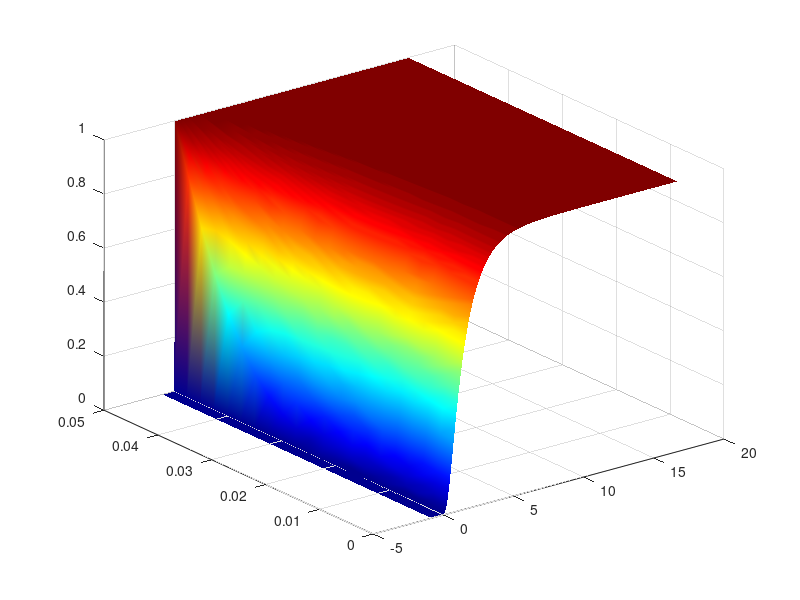
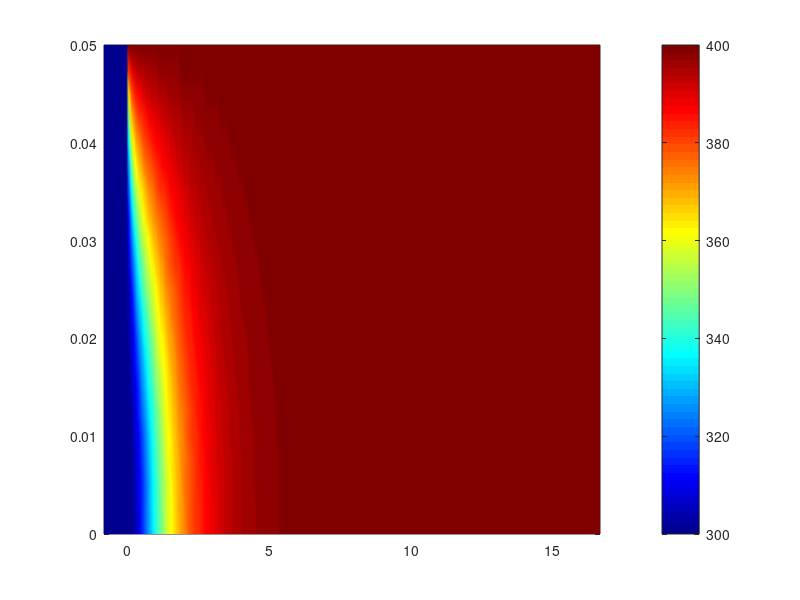
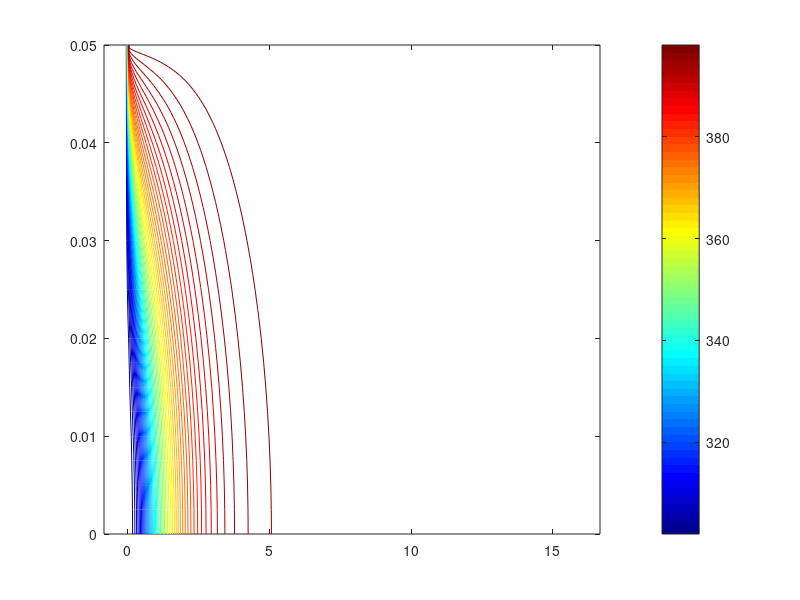
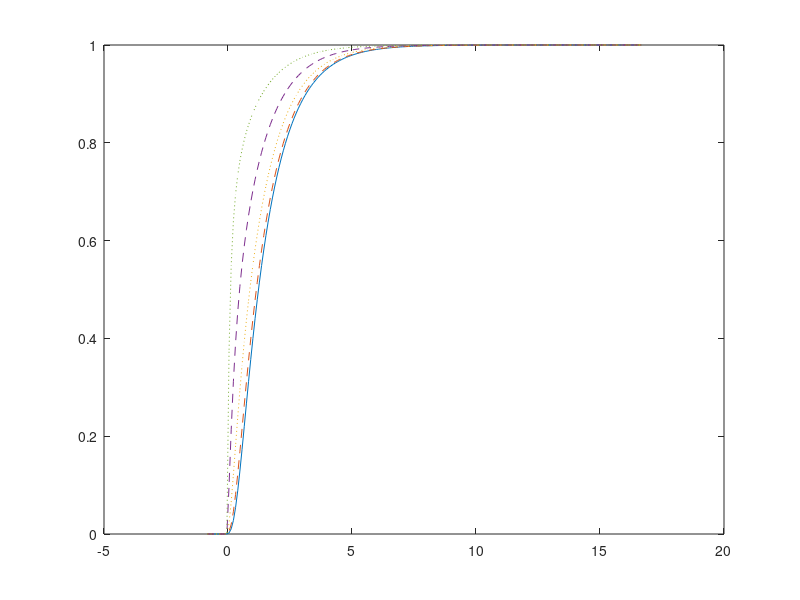

Here is the MATLAB script that generated these plots, in order:
% 10.34 - Fall 2006
% Hw Set #8 - Problem #1
% Rob Ashcraft - Oct. 25, 2006


% Heat transfer to a laminar flow in a tube, without neglecting axial
% heat conduction.

%function pset8p1_main

clear; clc;

% Peclet number (Pe) = 2*U*R/a = 2*U*R*rho*Cp/lambda

Re = 100;

T0 = 300;  % K
T1 = 400;  % K
Cp = 4000;  % J/kg-K
lam = 0.6;  % W/m-K = J/m-s-K
mu = 0.5e-3;  % N-s/m^2
rho = 1000;  % kg/m^3

alpha = lam/rho/Cp  % thermal diffusivity (m^2/s)

R = 0.050;  % m

U = Re*mu/(2*R*rho)  % m/s

Pe = 2*U*R/alpha   % Peclet number

tau_cond = R^2/(2*alpha)   % sec

Nr = 21;
Nz = 201;
N_total = Nz*Nr;

Nup = 0.1;
Ndown = 2;
% actual variables
% take X tau's worth of U_centerline
z_initial = -Nup*2*U*tau_cond   %meters, start 2 tau's upstream
z_final = Ndown*2*U*tau_cond   %meters, go 10 tau's downstream

dz = (z_final - z_initial)/(Nz-1);
dr = R/(Nr-1);

% dimensionless variables
zeta_initial = -Nup;   %start 2 tau's upstream
zeta_final = Ndown;   %go 10 tau's downstream

dzeta = (zeta_final - zeta_initial)/(Nz-1);
deta = 1/(Nr-1);

A_sparse = spalloc(N_total,N_total,5*N_total);
b_vec = zeros(Nr*Nz,1);

for i = 1:Nz
    for j = 1:Nr
        
        % set up the index
        n = inline('(i-1)*Nr + j','i','j','Nr');
        
        z_var(j,i) = z_initial + (i-1)*dz;
        r_var(j,i) = 0 + (j-1)*dr;
        
        z(i) = z_initial + (i-1)*dz;
        r(j) = 0 + (j-1)*dr;
        
        zeta = zeta_initial + (i-1)*dzeta;
        eta = 0 + (j-1)*deta;
        
        % set up the boundary conditions
        
        % Wall BC for R
        if(j == Nr  &&  (zeta_initial + (i-1)*dzeta) < 0)   % T0 at the wall
            A_sparse(n(i,j,Nr),n(i,j,Nr)) = 1;
            b_vec(n(i,j,Nr)) = 0;  % scaled variable - equivalent to T0
%         elseif(j == Nr && (zeta_initial + (i-1)*dzeta) < 1)             % T1 at the wall
%             A_sparse(n(i,j,Nr),n(i,j,Nr)) = 1;
%             b_vec(n(i,j,Nr)) = zeta;  % scaled variable - equivalent to T1
        elseif(j == Nr)             % T1 at the wall
            A_sparse(n(i,j,Nr),n(i,j,Nr)) = 1;
            b_vec(n(i,j,Nr)) = 1; %zeta/zeta_final;  % scaled variable - equivalent to T1
        end
        % Centerline BC: dT/dr = 0
        if(j == 1)             % dT/dr = 0  --> polynomial interpolation
            A_sparse(n(i,j,Nr),n(i,j,Nr)) = 1;
            A_sparse(n(i,j,Nr),n(i,j+1,Nr)) = -4/3;
            A_sparse(n(i,j,Nr),n(i,j+2,Nr)) = 1/3;
            b_vec(n(i,j,Nr)) = 0;
        end
        
        % z-direction BCs
        if(i == 1  && j > 1 && j < Nr)
            A_sparse(n(i,j,Nr),n(i,j,Nr)) = 1;
            b_vec(n(i,j,Nr)) = 0;  % scaled variable - equivalent to T0
        elseif(i == Nz  && j > 1 && j < Nr)
            %A_sparse(n(i,j,Nr),n(i,j,Nr)) = 1;
            %b_vec(n(i,j,Nr)) = 1;  % scaled variable - equivalent to T1
            A_sparse(n(i,j,Nr),n(i,j,Nr)) = 1;
            A_sparse(n(i,j,Nr),n(i-1,j,Nr)) = -4/3;
            A_sparse(n(i,j,Nr),n(i-2,j,Nr)) = 1/3;
            b_vec(n(i,j,Nr)) = 0;
        end
        
        % now set up the equations for the internal region
        if(i > 1 && i < Nz  &&  j > 1 && j < Nr)
            b_vec(n(i,j,Nr)) = 0;
            
            A_sparse(n(i,j,Nr),n(i,j+1,Nr)) = eta/deta^2 + 1/(2*deta);
            A_sparse(n(i,j,Nr),n(i+1,j,Nr)) = eta/(Pe^2*dzeta^2);
            A_sparse(n(i,j,Nr),n(i,j,Nr)) = -2*eta/deta^2 - 2*eta/(Pe^2*dzeta^2) - eta*(1-eta^2)/dzeta;
            A_sparse(n(i,j,Nr),n(i,j-1,Nr)) = eta/deta^2 - 1/(2*deta);
            A_sparse(n(i,j,Nr),n(i-1,j,Nr)) = eta/(Pe^2*dzeta^2) + eta*(1-eta^2)/dzeta;
            
        end
        
    end
end

%figure; spy(A_sparse)

theta_vec = A_sparse\b_vec;
%[theta_vec,flag,relres,iter] = gmres(A_sparse,b_vec,3,1e-12,10,[],[],[]);

resid = A_sparse*theta_vec - b_vec;

sum(resid)

theta = reshape(theta_vec,Nr,Nz);

Temp = 300 + theta*(100);

figure;
surf(z_var,r_var,theta); shading interp; colormap jet;

figure;
pcolor(z_var,r_var,Temp); colorbar; shading interp; colormap jet;

figure;contour(z_var,r_var,Temp,50); colorbar; shading interp; colormap jet;

figure;
plot(z,theta(0*(Nr-1)+1,:),'-',z,theta(0.2*(Nr-1)+1,:),'--',z,theta(0.4*(Nr-1)+1,:),':',...
    z,theta(0.6*(Nr-1)+1,:),'--',z,theta(0.8*(Nr-1)+1,:),':');
  
    
    
    
    
    
    